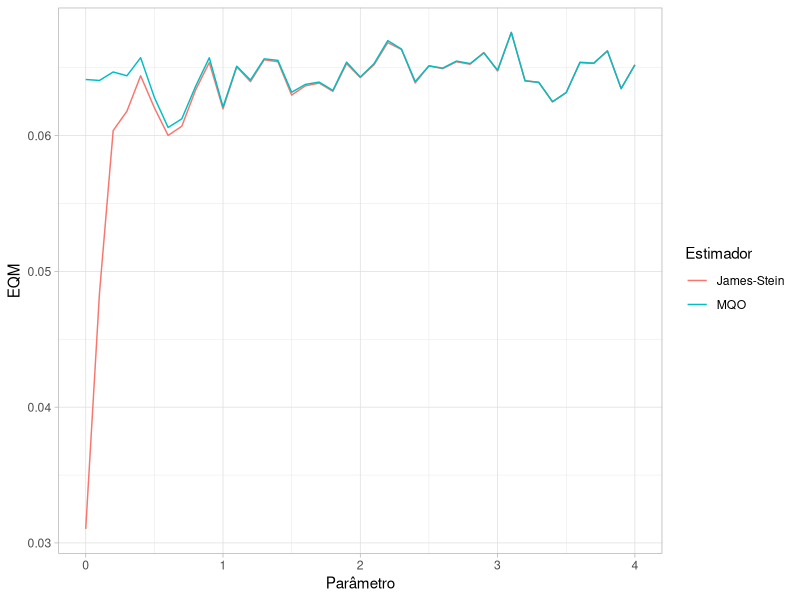
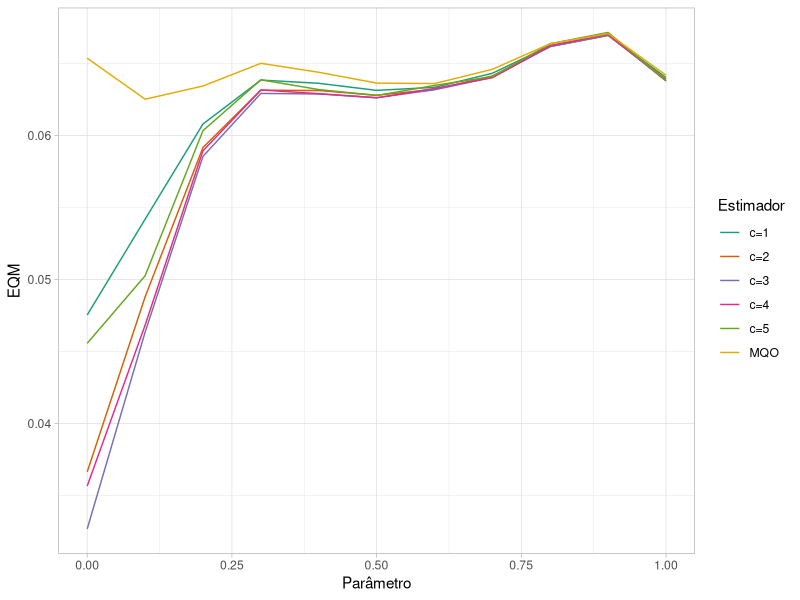

Source code (R) for these figures, in order:
## ---- chunk 1

library(purrr)
library(ggplot2)
library(tidyr)
library(tibble)
library(dplyr)

## ---- chunk 2

simul_various_regs <- function(true_par,regs,n,k){
  
  x <- matrix(rnorm(n*k),ncol = k)
  y <- x%*%rep(true_par,k) + rnorm(n)
  
  res <- lm(y ~ x)
  
  ols <- coef(res)
  shrink_js <- n*as.vector(t(ols[-1])%*%cov(x)%*%ols[-1])
  ols_mat <- t(replicate(length(regs),ols[-1]))
  
  stein <- ols_mat - as.matrix(regs)%*%ols[-1]/shrink_js
  stein <- cbind(ols[1],stein)
  
  rownames(stein) <- regs
  
  return(rbind(ols,stein))
  
}


## ---- chunk 3

monte_carlo_loss <- function(true_par,regs,n,k,p){
  
  input <- replicate(p,true_par,simplify = F)
  output <- map(input,simul_various_regs,regs = regs,n = n,k = k)
  
  cofs <- c(0,rep(true_par,k))
  
  true_par_mat <- t(replicate(length(regs)+1,c(cofs)))
  
  loss <- map(output,function(x){(x-true_par_mat)^2 %>% rowSums()})
  
  loss <- do.call(rbind,loss) %>% colMeans()
  
  return(loss)
  
}


## ---- chunk 4

monte_carlo_pars <- function(true_pars,regs,n,k,p){
  
  input <- as.list(true_pars)
  output <- map(input,monte_carlo_loss,regs = regs,n=n,k=k,p=p)
  
  result <- do.call(rbind,output)
  rownames(result) <- true_pars
  
  
  return(result)
  
}


## ---- chunk 5

params <- seq(0,4,by=0.1)

teste <- monte_carlo_pars(params,3,100,5,1000)

## ---- chunk 6

tidy_teste <- as_tibble(teste) %>% 
  rename("James-Stein"="3", "MQO" = ols) %>% 
  bind_cols(params = params) %>% 
  pivot_longer(!params)

ggplot(tidy_teste,aes(x=params,y=value,color=name)) + 
  geom_line() + 
  labs(x = "Parâmetro", y = "EQM", color = "Estimador") + 
  theme_light()

## ---- chunk 7

params <- seq(0,1,by=0.1)
regs <- seq(1,5,by=1)

teste <- monte_carlo_pars(params,regs,100,5,1000)


tidy_teste <- as_tibble(teste) %>% 
  rename("MQO" = ols) %>% 
  rename_with(.fn = ~(paste0("c=",.)),.cols = matches("[[:digit:]]")) %>% 
  bind_cols(params = params) %>% pivot_longer(!params)

ggplot(tidy_teste,aes(x=params,y=value,color=name)) + 
  geom_line() + labs(x = "Parâmetro", y = "EQM", color = "Estimador") + 
  theme_light() + 
  scale_color_brewer(palette = "Dark2")


